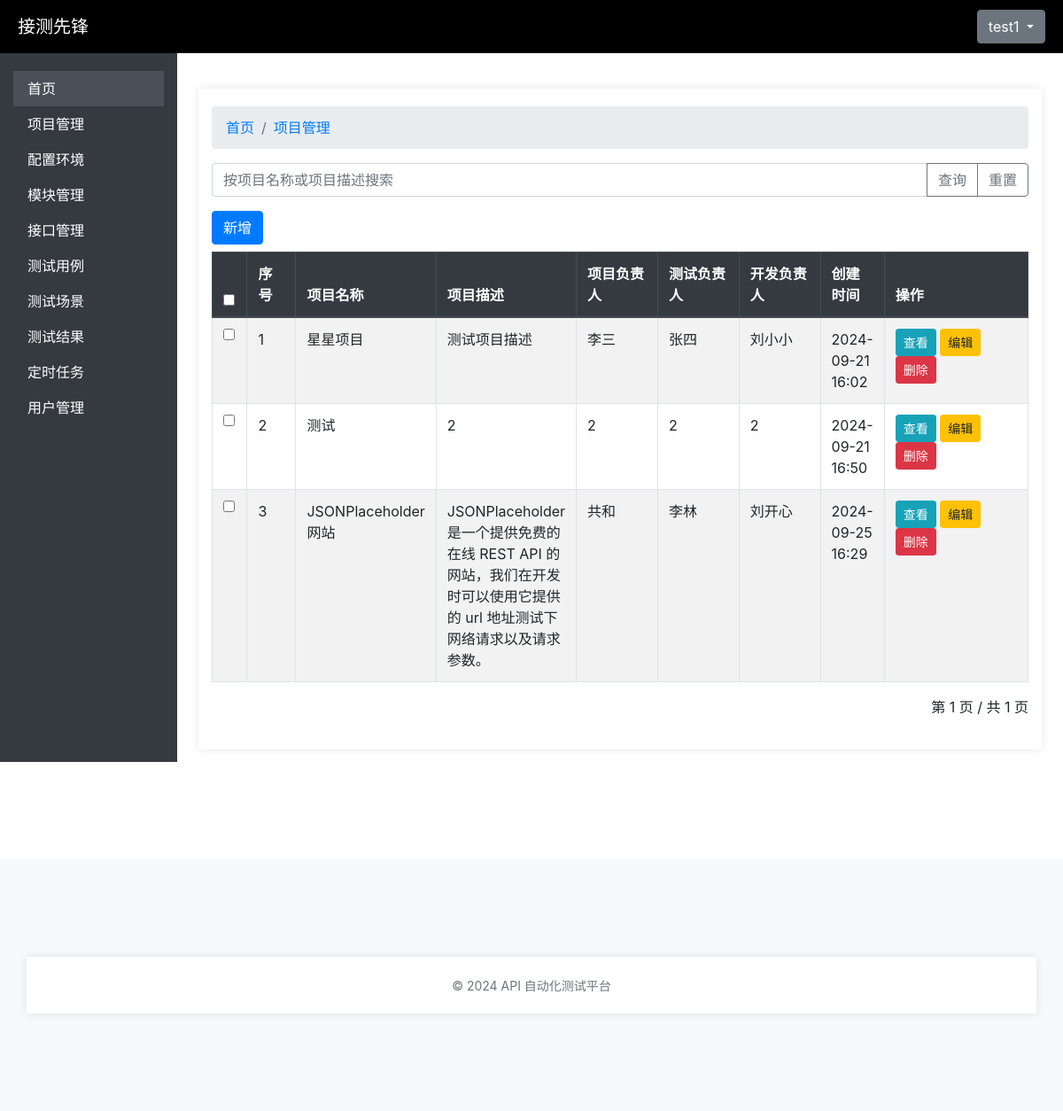
The page /projects/projects/ (signed in) on the database its author committed.
### user_management/models.py (models this page shows, shortened)
class Users(AbstractBaseUser):
    id = models.AutoField(primary_key=True)
    username = models.CharField(max_length=150, unique=True)
    email = models.EmailField(unique=True)
    password = models.CharField(max_length=128)
    status = models.BooleanField(default=True)  # 用户状态（是否激活）
    is_logged_in = models.BooleanField(default=False)  # 是否登录
    project = models.CharField(max_length=255, blank=True, null=True)  # 所属项目
    module = models.CharField(max_length=255, blank=True, null=True)  # 所属模块
    is_staff = models.BooleanField(default=False)  # 是否是员工
    is_superuser = models.BooleanField(default=False)  # 是否是超级用户
    USERNAME_FIELD = 'username'
    REQUIRED_FIELDS = ['email']
    objects = UserManager()  # 关联自定义用户管理器
    class Meta:
        verbose_name = '用户信息表'
        verbose_name_plural = '用户信息表'

### project_management/models.py (models this page shows, shortened)
class Project(models.Model):
    id = models.AutoField(primary_key=True)
    name = models.CharField('项目名称', max_length=50, unique=True, null=False)
    proj_owner = models.CharField('项目负责人', max_length=20, null=False)
    test_owner = models.CharField('测试负责人', max_length=20, null=False)
    dev_owner = models.CharField('开发负责人', max_length=20, null=False)
    desc = models.CharField('项目描述', max_length=100, null=True)
    create_time = models.DateTimeField('项目创建时间', auto_now_add=True)
    update_time = models.DateTimeField('项目更新时间', auto_now=True, null=True)
    class Meta:
        verbose_name = '项目信息表'
        verbose_name_plural = '项目信息表'

### project_management/views.py (the view)
# urls.py: path('projects/', views.project_list, name='project_list'),
@login_required
def project_list(request):
    query = request.GET.get('q')
    if query:
        projects = Project.objects.filter(name__icontains=query) | Project.objects.filter(desc__icontains=query)
    else:
        projects = Project.objects.all()
    paginator = Paginator(projects, 10)  # 每页显示10个项目
    page_number = request.GET.get('page')
    projects_page = paginator.get_page(page_number)
    return render(request, 'projects/project_list.html', {'projects': projects_page, 'paginator': paginator})

### api_test_platform/templates/projects/project_list.html (shortened to what this page needs)
{% extends 'base.html' %}
{% block content %}
<div class="container mt-4">
    <nav aria-label="breadcrumb">
        <ol class="breadcrumb">
          <li class="breadcrumb-item"><a href="#">首页</a></li>
          <li class="breadcrumb-item active" aria-current="page"><a href="#">项目管理</a></li>
        </ol>
      </nav>
    <div class="row mb-3">
        <div class="col-md-12">
            <form method="get" action="{% url 'project_list' %}">
                <div class="input-group">
                    <input type="text" name="q" class="form-control" placeholder="按项目名称或项目描述搜索" value="{{ request.GET.q }}">
                    <div class="input-group-append">
                        <button class="btn btn-outline-secondary" type="submit">查询</button>
                        <button class="btn btn-outline-secondary" type="reset">重置</button>
                    </div>
                </div>
            </form>
        </div>
    </div>
    <div class="row">
        <div class="col-md-12">
            <div class="d-flex justify-content-between mb-2">
                <a href="{% url 'project_create' %}" class="btn btn-primary">新增</a>
            </div>
            <table class="table table-bordered table-striped">
                <thead class="thead-dark">
                    <tr>
                        <th style="width:40px;"><input type="checkbox" id="select-all"></th>
                        <th style="width:60px;">序号</th>
                        <th>项目名称</th>
                        <th>项目描述</th>
                        <th style="width:110px;">项目负责人</th>
                        <th style="width:110px;">测试负责人</th>
                        <th style="width:110px;">开发负责人</th>
                        <th>创建时间</th>
                        <th style="width:200px;">操作</th>
                    </tr>
                </thead>
                <tbody>
                    {% for project in projects %}
                    <tr>
                        <td><input type="checkbox" name="project_ids" value="{{ project.id }}"></td>
                        <td>{{ forloop.counter }}</td>
                        <td>{{ project.name }}</td>
                        <td>{{ project.desc }}</td>
                        <td>{{ project.proj_owner }}</td>
                        <td>{{ project.test_owner }}</td>
                        <td>{{ project.dev_owner }}</td>
                        <td>{{ project.create_time|date:"Y-m-d H:i" }}</td>
                        <td>
                            <a href="{% url 'project_detail' project.id %}" class="btn btn-sm btn-info">查看</a>
                            <a href="{% url 'project_update' project.id %}" class="btn btn-sm btn-warning">编辑</a>
                            <button class="btn btn-sm btn-danger" onclick="openDeleteModal({{ project.id }})">删除</button>
                        </td>
                    </tr>
                    {% empty %}
                    <tr>
                        <td colspan="8" class="text-center">无匹配结果。</td>
                    </tr>
                    {% endfor %}
                </tbody>
            </table>
 <div id="pages" class="d-flex justify-content-end">
    <nav>
        <ul class="pagination">
            <li class="step-links">
                <span class="current">
                    第 {{ projects.number }} 页 / 共 {{ projects.paginator.num_pages }} 页</span>
            </li>
        </ul>
    </nav>
</div>
        </div>
    </div>
</div>
{% endblock %}

### api_test_platform/templates/base.html (shortened to what this page needs)
<!DOCTYPE html>
<html lang="en">
<head>
    {% load static %}
    <link rel="stylesheet" type="text/css" href="{% static 'css/style.css' %}">
    <link rel="stylesheet" href="https://stackpath.bootstrapcdn.com/bootstrap/4.5.2/css/bootstrap.min.css">
    <link href="https://cdn.jsdelivr.net/npm/bootstrap@4.5.2/dist/css/bootstrap.min.css" rel="stylesheet">
</head>
<body>
    <div class="brand">
        <a href="#" style="color: white;">接测先锋</a>
        <div class="dropdown">
            <button class="btn btn-secondary dropdown-toggle" type="button" data-toggle="dropdown" aria-expanded="false">
                {{ user.username }}
            </button>
        </div>
    </div>
    <div class="container-fluid">
        <div class="row">
            <nav class="col-md-2 d-none d-md-block sidebar">
                <div class="sidebar-sticky">
                    <ul class="nav flex-column">
                        <li class="nav-item">
                            <a class="nav-link active" href="/">首页</a>
                        </li>
                        <li class="nav-item">
                            <a class="nav-link" href="{% url 'project_list' %}">项目管理</a>
                        </li>
                        <li class="nav-item">
                            <a class="nav-link" href="{% url 'environment_list' %}">配置环境</a>
                        </li>
                        <li class="nav-item">
                            <a class="nav-link" href="{% url 'module_list' %}">模块管理</a>
                        </li>
                        <li class="nav-item">
                            <a class="nav-link" href="{% url 'interface_list' %}">接口管理</a>
                        </li>
                        <li class="nav-item">
                            <a class="nav-link" href="{% url 'testcase_list' %}">测试用例</a>
                        </li>
                        <li class="nav-item">
                            <a class="nav-link" href="{% url 'testscenario_list' %}">测试场景</a>
                        </li>
                        <li class="nav-item">
                            <a class="nav-link" href="{% url 'testresult_list' %}">测试结果</a>
                        </li>
                        <li class="nav-item">
                            <a class="nav-link" href="{% url 'scheduled_list' %}">定时任务</a>
                        </li>
                        <li class="nav-item">
                            <a class="nav-link" href="{% url 'user_list' %}">用户管理</a>
                        </li>
                    </ul>
                </div>
            </nav>
            <main role="main" class="col-md-10 ml-sm-auto px-4">
                <div class="d-flex justify-content-between flex-wrap flex-md-nowrap align-items-center pt-3 pb-2 mb-3">
                    {% block content %}{% endblock %}
                </div>
            </main>
        </div>
    </div>
    <footer class="footer text-center">
        <div class="container">
            <span class="text-muted">© 2024 API 自动化测试平台</span>
        </div>
    </footer>
</body>
</html>

### api_test_platform/static/css/style.css (style rules this page uses)
body { font-family: Arial, sans-serif; background-color: #f7f7f7; }
.container { width: 300px; margin: 100px auto; padding: 20px; background-color: white; box-shadow: 0 0 10px rgba(0, 0, 0, 0.1); flex-wrap: wrap; }
label, input { display: block; margin-bottom: 10px; }
button { background-color: #4CAF50; color: white; padding: 10px; border: none; cursor: pointer; }
table { table-layout: auto; width: 100%; }

### api_test_platform/templates/base.html (style rules this page uses)
.brand { background-color: #000; font-size: 20px; color: aliceblue; height: 60px; display: flex; align-items: center; justify-content: space-between; padding: 0 20px; }
.sidebar { background-color: #343a40; height: 100vh; color: white; }
.sidebar .nav-link { color: white; }
.sidebar .nav-link.active, .sidebar .nav-link:hover { background-color: #495057; color: #ffffff; }
.sidebar-sticky { padding-top: 20px; }
footer { background-color: #f8f9fa; padding: 10px 0; }
.footer .text-muted { font-size: 14px; }

### rows shown on the page
Users: username "test1"
Project: name "星星项目", desc "测试项目描述", proj_owner "李三", test_owner "张四", dev_owner "刘小小", create_time "2024-09-21 16:02"
Project: name "测试", desc "2", proj_owner "2", test_owner "2", dev_owner "2", create_time "2024-09-21 16:50"
Project: name "JSONPlaceholder网站", desc "JSONPlaceholder 是一个提供免费的在线 REST API 的网站，我们在开发时可以使用它提供的 url 地址测试下网络请求以及请求参数。", proj_owner "共和", test_owner "李林", dev_owner "刘开心", create_time "2024-09-25 16:29"

### other values the page prints
{{ projects.number }} "1"
{{ projects.paginator.num_pages }} "1"
